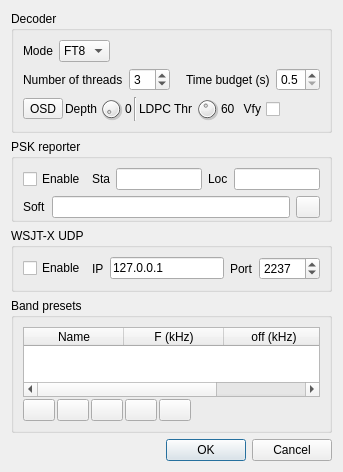
<?xml version="1.0" encoding="UTF-8"?>
<ui version="4.0">
 <class>FT8DemodSettingsDialog</class>
 <widget class="QDialog" name="FT8DemodSettingsDialog">
  <property name="geometry">
   <rect>
    <x>0</x>
    <y>0</y>
    <width>343</width>
    <height>423</height>
   </rect>
  </property>
  <property name="font">
   <font>
    <family>Liberation Sans</family>
    <pointsize>9</pointsize>
   </font>
  </property>
  <property name="windowTitle">
   <string>FT8 demod settings</string>
  </property>
  <layout class="QVBoxLayout" name="verticalLayout">
   <item>
    <widget class="QGroupBox" name="decoderGroup">
     <property name="title">
      <string>Decoder</string>
     </property>
     <layout class="QVBoxLayout" name="verticalLayout_3">
      <item>
         <layout class="QHBoxLayout" name="modeGroup">
          <item>
           <widget class="QLabel" name="decoderModeLabel">
            <property name="text">
             <string>Mode</string>
            </property>
           </widget>
          </item>
          <item>
           <widget class="QComboBox" name="decoderMode">
            <property name="toolTip">
             <string>Decoder mode. FT4 timing and reporting are wired, decoding support is pending.</string>
            </property>
            <item>
             <property name="text">
              <string>FT8</string>
             </property>
            </item>
            <item>
             <property name="text">
              <string>FT4</string>
             </property>
            </item>
           </widget>
          </item>
          <item>
           <spacer name="horizontalSpacer_4">
            <property name="orientation">
             <enum>Qt::Horizontal</enum>
            </property>
            <property name="sizeHint" stdset="0">
             <size>
              <width>40</width>
              <height>20</height>
             </size>
            </property>
           </spacer>
          </item>
         </layout>
        </item>
        <item>
       <layout class="QHBoxLayout" name="threadsGroup">
        <item>
         <widget class="QLabel" name="decoderNbThreadsLabel">
          <property name="text">
           <string>Number of threads</string>
          </property>
         </widget>
        </item>
        <item>
         <widget class="QSpinBox" name="decoderNbThreads">
          <property name="toolTip">
           <string>Number of decoding threads </string>
          </property>
          <property name="minimum">
           <number>2</number>
          </property>
          <property name="maximum">
           <number>12</number>
          </property>
          <property name="value">
           <number>3</number>
          </property>
         </widget>
        </item>
        <item>
         <spacer name="horizontalSpacer">
          <property name="orientation">
           <enum>Qt::Horizontal</enum>
          </property>
          <property name="sizeHint" stdset="0">
           <size>
            <width>40</width>
            <height>20</height>
           </size>
          </property>
         </spacer>
        </item>
        <item>
         <widget class="QLabel" name="decoderTimeBudgetLabel">
          <property name="text">
           <string>Time budget (s)</string>
          </property>
         </widget>
        </item>
        <item>
         <widget class="QDoubleSpinBox" name="decoderTimeBudget">
          <property name="toolTip">
           <string>Time limit for the decoder (s)</string>
          </property>
          <property name="decimals">
           <number>1</number>
          </property>
          <property name="minimum">
           <double>0.500000000000000</double>
          </property>
          <property name="maximum">
           <double>5.000000000000000</double>
          </property>
          <property name="singleStep">
           <double>0.100000000000000</double>
          </property>
          <property name="value">
           <double>0.500000000000000</double>
          </property>
         </widget>
        </item>
       </layout>
      </item>
      <item>
       <layout class="QHBoxLayout" name="osdLayout">
        <property name="spacing">
         <number>2</number>
        </property>
        <item>
         <widget class="ButtonSwitch" name="osdEnable">
          <property name="toolTip">
           <string>Toggle Ordered Statistics Decoding</string>
          </property>
          <property name="text">
           <string>OSD</string>
          </property>
          <property name="checkable">
           <bool>true</bool>
          </property>
         </widget>
        </item>
        <item>
         <widget class="QLabel" name="osdDepthlLabel">
          <property name="text">
           <string>Depth</string>
          </property>
         </widget>
        </item>
        <item>
         <widget class="QDial" name="osdDepth">
          <property name="maximumSize">
           <size>
            <width>24</width>
            <height>24</height>
           </size>
          </property>
          <property name="toolTip">
           <string>Order Statistics Decoding depth</string>
          </property>
          <property name="minimum">
           <number>0</number>
          </property>
          <property name="maximum">
           <number>6</number>
          </property>
          <property name="pageStep">
           <number>1</number>
          </property>
          <property name="value">
           <number>0</number>
          </property>
         </widget>
        </item>
        <item>
         <widget class="QLabel" name="osdDepthText">
          <property name="text">
           <string>0</string>
          </property>
         </widget>
        </item>
        <item>
         <widget class="Line" name="line">
          <property name="orientation">
           <enum>Qt::Vertical</enum>
          </property>
         </widget>
        </item>
        <item>
         <widget class="QLabel" name="osdLDPCThresholdLabel">
          <property name="text">
           <string>LDPC Thr</string>
          </property>
         </widget>
        </item>
        <item>
         <widget class="QDial" name="osdLDPCThreshold">
          <property name="maximumSize">
           <size>
            <width>24</width>
            <height>24</height>
           </size>
          </property>
          <property name="toolTip">
           <string>Number of correct LDPC bits required to activate OSD </string>
          </property>
          <property name="minimum">
           <number>60</number>
          </property>
          <property name="maximum">
           <number>83</number>
          </property>
          <property name="pageStep">
           <number>1</number>
          </property>
          <property name="value">
           <number>70</number>
          </property>
         </widget>
        </item>
        <item>
         <widget class="QLabel" name="osdLDPCThresholdText">
          <property name="text">
           <string>60</string>
          </property>
         </widget>
        </item>
        <item>
         <widget class="QCheckBox" name="verifyOSD">
          <property name="toolTip">
           <string>Verify OSD decoded message against valid callsigns</string>
          </property>
          <property name="layoutDirection">
           <enum>Qt::RightToLeft</enum>
          </property>
          <property name="text">
           <string>Vfy</string>
          </property>
         </widget>
        </item>
        <item>
         <spacer name="horizontalSpacer_3">
          <property name="orientation">
           <enum>Qt::Horizontal</enum>
          </property>
          <property name="sizeHint" stdset="0">
           <size>
            <width>40</width>
            <height>20</height>
           </size>
          </property>
         </spacer>
        </item>
       </layout>
      </item>
     </layout>
    </widget>
   </item>
   <item>
    <widget class="QGroupBox" name="reporterGroup">
     <property name="minimumSize">
      <size>
       <width>0</width>
       <height>0</height>
      </size>
     </property>
     <property name="title">
      <string>PSK reporter</string>
     </property>
     <layout class="QVBoxLayout" name="verticalLayout_4">
      <property name="bottomMargin">
       <number>1</number>
      </property>
      <item>
       <layout class="QHBoxLayout" name="horizontalLayout">
        <item>
         <widget class="QCheckBox" name="enablePSKReporter">
          <property name="toolTip">
           <string>Enable sending reception reports to PSK reporter</string>
          </property>
          <property name="text">
           <string>Enable</string>
          </property>
         </widget>
        </item>
        <item>
         <widget class="QLabel" name="reportingStationLabel">
          <property name="text">
           <string>Sta</string>
          </property>
         </widget>
        </item>
        <item>
         <widget class="QLineEdit" name="reportingStation">
          <property name="toolTip">
           <string>Reporting (your) station</string>
          </property>
         </widget>
        </item>
        <item>
         <widget class="QLabel" name="reportingLocatorLabel">
          <property name="text">
           <string>Loc</string>
          </property>
         </widget>
        </item>
        <item>
         <widget class="QLineEdit" name="reportingLocator">
          <property name="toolTip">
           <string>Reporting (your) locator</string>
          </property>
         </widget>
        </item>
       </layout>
      </item>
      <item>
       <layout class="QHBoxLayout" name="horizontalLayout_2">
        <item>
         <widget class="QLabel" name="reportingSoftwareLabel">
          <property name="text">
           <string>Soft</string>
          </property>
         </widget>
        </item>
        <item>
         <widget class="QLineEdit" name="reportingSoftware">
          <property name="toolTip">
           <string>Reporting (your) software</string>
          </property>
         </widget>
        </item>
        <item>
         <widget class="QPushButton" name="reportingDefaults">
          <property name="maximumSize">
           <size>
            <width>24</width>
            <height>24</height>
           </size>
          </property>
          <property name="toolTip">
           <string>Reset reporter values to defaults</string>
          </property>
          <property name="text">
           <string/>
          </property>
          <property name="icon">
           <iconset resource="../../../sdrgui/resources/res.qrc">
            <normaloff>:/recycle.png</normaloff>:/recycle.png</iconset>
          </property>
         </widget>
        </item>
       </layout>
      </item>
     </layout>
    </widget>
   </item>
   <item>
    <widget class="QGroupBox" name="wsjtxGroup">
     <property name="title">
      <string>WSJT-X UDP</string>
     </property>
     <layout class="QHBoxLayout" name="wsjtxLayout">
      <item>
       <widget class="QCheckBox" name="wsjtxUDPEnable">
        <property name="toolTip">
         <string>Send decoded messages as WSJT-X UDP packets (for GridTracker, JTAlert and similar programs)</string>
        </property>
        <property name="text">
         <string>Enable</string>
        </property>
       </widget>
      </item>
      <item>
       <widget class="QLabel" name="wsjtxUDPAddressLabel">
        <property name="text">
         <string>IP</string>
        </property>
       </widget>
      </item>
      <item>
       <widget class="QLineEdit" name="wsjtxUDPAddress">
        <property name="toolTip">
         <string>Destination IP address of the receiving program</string>
        </property>
        <property name="text">
         <string>127.0.0.1</string>
        </property>
       </widget>
      </item>
      <item>
       <widget class="QLabel" name="wsjtxUDPPortLabel">
        <property name="text">
         <string>Port</string>
        </property>
       </widget>
      </item>
      <item>
       <widget class="QSpinBox" name="wsjtxUDPPort">
        <property name="toolTip">
         <string>Destination UDP port (2237 is the WSJT-X default)</string>
        </property>
        <property name="minimum">
         <number>1</number>
        </property>
        <property name="maximum">
         <number>65535</number>
        </property>
        <property name="value">
         <number>2237</number>
        </property>
       </widget>
      </item>
     </layout>
    </widget>
   </item>
   <item>
    <widget class="QGroupBox" name="bandsGroup">
     <property name="title">
      <string>Band presets</string>
     </property>
     <layout class="QVBoxLayout" name="verticalLayout_2">
      <property name="spacing">
       <number>2</number>
      </property>
      <item>
       <widget class="QTableWidget" name="bands">
        <property name="toolTip">
         <string>Predefined frequencies </string>
        </property>
        <attribute name="verticalHeaderVisible">
         <bool>false</bool>
        </attribute>
        <attribute name="verticalHeaderMinimumSectionSize">
         <number>15</number>
        </attribute>
        <attribute name="verticalHeaderDefaultSectionSize">
         <number>15</number>
        </attribute>
        <column>
         <property name="text">
          <string>Name</string>
         </property>
         <property name="toolTip">
          <string>Band displayed name</string>
         </property>
        </column>
        <column>
         <property name="text">
          <string>F (kHz)</string>
         </property>
         <property name="toolTip">
          <string>Base frequency (kHz)</string>
         </property>
        </column>
        <column>
         <property name="text">
          <string>off (kHz)</string>
         </property>
         <property name="toolTip">
          <string>Channel offset frequency (kHz)</string>
         </property>
        </column>
       </widget>
      </item>
      <item>
       <layout class="QHBoxLayout" name="bandsControlLayout">
        <item>
         <widget class="QPushButton" name="addBand">
          <property name="maximumSize">
           <size>
            <width>32</width>
            <height>16777215</height>
           </size>
          </property>
          <property name="toolTip">
           <string>Add band</string>
          </property>
          <property name="text">
           <string/>
          </property>
          <property name="icon">
           <iconset resource="../../../sdrgui/resources/res.qrc">
            <normaloff>:/create.png</normaloff>:/create.png</iconset>
          </property>
         </widget>
        </item>
        <item>
         <widget class="QPushButton" name="deleteBand">
          <property name="maximumSize">
           <size>
            <width>32</width>
            <height>16777215</height>
           </size>
          </property>
          <property name="toolTip">
           <string>Remove selected  band</string>
          </property>
          <property name="text">
           <string/>
          </property>
          <property name="icon">
           <iconset resource="../../../sdrgui/resources/res.qrc">
            <normaloff>:/bin.png</normaloff>:/bin.png</iconset>
          </property>
         </widget>
        </item>
        <item>
         <widget class="QPushButton" name="moveBandUp">
          <property name="maximumSize">
           <size>
            <width>32</width>
            <height>16777215</height>
           </size>
          </property>
          <property name="toolTip">
           <string>Move up selected  band</string>
          </property>
          <property name="text">
           <string/>
          </property>
          <property name="icon">
           <iconset resource="../../../sdrgui/resources/res.qrc">
            <normaloff>:/arrow_up.png</normaloff>:/arrow_up.png</iconset>
          </property>
         </widget>
        </item>
        <item>
         <widget class="QPushButton" name="moveBandDown">
          <property name="maximumSize">
           <size>
            <width>32</width>
            <height>16777215</height>
           </size>
          </property>
          <property name="toolTip">
           <string>Move down selected  band</string>
          </property>
          <property name="text">
           <string/>
          </property>
          <property name="icon">
           <iconset resource="../../../sdrgui/resources/res.qrc">
            <normaloff>:/arrow_down.png</normaloff>:/arrow_down.png</iconset>
          </property>
         </widget>
        </item>
        <item>
         <widget class="QPushButton" name="restoreBandPresets">
          <property name="maximumSize">
           <size>
            <width>32</width>
            <height>16777215</height>
           </size>
          </property>
          <property name="toolTip">
           <string>Restore default band presets</string>
          </property>
          <property name="text">
           <string/>
          </property>
          <property name="icon">
           <iconset resource="../../../sdrgui/resources/res.qrc">
            <normaloff>:/recycle.png</normaloff>:/recycle.png</iconset>
          </property>
         </widget>
        </item>
        <item>
         <spacer name="horizontalSpacer_2">
          <property name="orientation">
           <enum>Qt::Horizontal</enum>
          </property>
          <property name="sizeHint" stdset="0">
           <size>
            <width>40</width>
            <height>20</height>
           </size>
          </property>
         </spacer>
        </item>
       </layout>
      </item>
     </layout>
    </widget>
   </item>
   <item>
    <widget class="QDialogButtonBox" name="buttonBox">
     <property name="orientation">
      <enum>Qt::Horizontal</enum>
     </property>
     <property name="standardButtons">
      <set>QDialogButtonBox::Cancel|QDialogButtonBox::Ok</set>
     </property>
    </widget>
   </item>
  </layout>
 </widget>
 <customwidgets>
  <customwidget>
   <class>ButtonSwitch</class>
   <extends>QToolButton</extends>
   <header>gui/buttonswitch.h</header>
  </customwidget>
 </customwidgets>
 <resources>
  <include location="../../../sdrgui/resources/res.qrc"/>
 </resources>
 <connections>
  <connection>
   <sender>buttonBox</sender>
   <signal>accepted()</signal>
   <receiver>FT8DemodSettingsDialog</receiver>
   <slot>accept()</slot>
   <hints>
    <hint type="sourcelabel">
     <x>248</x>
     <y>254</y>
    </hint>
    <hint type="destinationlabel">
     <x>157</x>
     <y>274</y>
    </hint>
   </hints>
  </connection>
  <connection>
   <sender>buttonBox</sender>
   <signal>rejected()</signal>
   <receiver>FT8DemodSettingsDialog</receiver>
   <slot>reject()</slot>
   <hints>
    <hint type="sourcelabel">
     <x>316</x>
     <y>260</y>
    </hint>
    <hint type="destinationlabel">
     <x>286</x>
     <y>274</y>
    </hint>
   </hints>
  </connection>
 </connections>
</ui>
